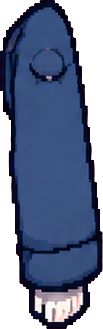
#> input picture assets/art/characters/doll_b/parts/normal/arm.png, 103 x 329 px, found by its file name
$ python make_weapon_fx.py
#> lines starting #> are read from the running program, lines starting #| are printed output that depends on the picture
"""生成 2D 武器表现用到的小素材。

- hand_grip.png：从角色手臂零件里裁出的握枪手（和角色同一套像素风）
- flash_strip.png：3 帧枪口焰（小→中→大），朝 +X 方向
- mag_pistol.png / mag_shell.png：换弹动画里的弹匣与霰弹壳

运行：python tools/make_weapon_fx.py
"""
from PIL import Image, ImageDraw
import os

ARM = "assets/art/characters/doll_b/parts/normal/arm.png"
OUT_DIR = "assets/art/weapons/fx"
HAND_OUT = os.path.join(OUT_DIR, "hand_grip.png")
FLASH_OUT = os.path.join(OUT_DIR, "flash_strip.png")
MAG_PISTOL_OUT = os.path.join(OUT_DIR, "mag_pistol.png")
MAG_SHELL_OUT = os.path.join(OUT_DIR, "mag_shell.png")

FLASH_SIZE = 48
FLASH_FRAMES = 3


def make_hand():
    im = Image.open(ARM).convert("RGBA")
#> im is the input picture: PIL image 103x329 RGBA; mean R, G, B, A 43.8, 50.8, 84.3, 183.5
    w, h = im.size
#> w = 103; h = 329
    px = im.load()
    xs, ys = [], []
    # 手是手臂最下端的肤色块：中高亮度、低饱和
    for y in range(int(h * 0.70), h):
        for x in range(w):
            r, g, b, a = px[x, y]
            if a < 200:
                continue
            lum = (r + g + b) / 3.0
            if lum > 120 and abs(r - g) < 18 and abs(g - b) < 22:
                xs.append(x)
                ys.append(y)
#> after the loop, xs = 463 values, max 82 at index 0, min 35 at index 10, mean 56.38; ys = 463 values from 292 to 321
    if not xs:
        raise SystemExit("没找到手部像素")
    box = (max(0, min(xs) - 3), max(0, min(ys) - 3), min(w, max(xs) + 4), min(h, max(ys) + 4))
#> box = (32, 289, 86, 325)
    hand = im.crop(box)
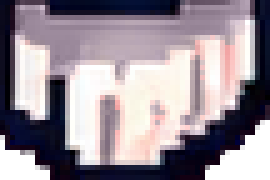
#> hand: PIL image 54x36 RGBA (shown 5 times larger); mean R, G, B, A 136, 124.6, 134.8, 236.2; transparent parts drawn white
    os.makedirs(OUT_DIR, exist_ok=True)
    hand.save(HAND_OUT)
    print("hand:", hand.size, HAND_OUT)
#| hand: (54, 36) assets/art/weapons/fx/hand_grip.png


def make_flash():
    frames = []
    for i in range(FLASH_FRAMES):
        f = Image.new("RGBA", (FLASH_SIZE, FLASH_SIZE), (0, 0, 0, 0))
        d = ImageDraw.Draw(f)
        cx, cy = 7.0, FLASH_SIZE * 0.5
        r = 5 + i * 4
        # 前向锥形火焰 + 中心亮核
        d.polygon([(cx - 2, cy - r * 0.62), (cx + r * 2.3, cy), (cx - 2, cy + r * 0.62)],
                  fill=(255, 168, 56, 235))
        d.polygon([(cx - 1, cy - r * 0.30), (cx + r * 1.55, cy), (cx - 1, cy + r * 0.30)],
                  fill=(255, 238, 186, 255))
        d.ellipse([cx - r * 0.72, cy - r * 0.72, cx + r * 0.72, cy + r * 0.72],
                  fill=(255, 248, 214, 255))
        frames.append(f)
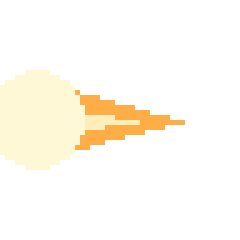
#> f: PIL image 48x48 RGBA (shown 5 times larger); mean R, G, B, A 43.9, 39.3, 30, 43.1; transparent parts drawn white
#> after the loop, frames = 3 items
    strip = Image.new("RGBA", (FLASH_SIZE * FLASH_FRAMES, FLASH_SIZE), (0, 0, 0, 0))
#> strip: PIL image 144x48 RGBA; every value is 0
    for i, f in enumerate(frames):
        strip.paste(f, (i * FLASH_SIZE, 0))
#> this loop made 3 passes
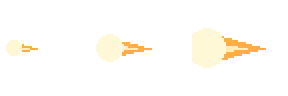
#> strip: PIL image 144x48 RGBA (shown 2 times larger); mean R, G, B, A 24.6, 22.1, 17, 24.2; transparent parts drawn white
    os.makedirs(OUT_DIR, exist_ok=True)
    strip.save(FLASH_OUT)
    print("flash:", strip.size, FLASH_OUT)
#| flash: (144, 48) assets/art/weapons/fx/flash_strip.png


def make_magazines():
    """换弹动画用的小贴图：深灰弹匣与红色霰弹壳，色调对齐枪身贴图。"""
    mag = Image.new("RGBA", (10, 26), (0, 0, 0, 0))
    d = ImageDraw.Draw(mag)
    d.rectangle([1, 3, 8, 22], fill=(40, 42, 46, 255))
    d.rectangle([1, 3, 8, 5], fill=(178, 138, 64, 255))
    d.line([2, 7, 2, 21], fill=(64, 68, 74, 255))
    d.line([7, 7, 7, 21], fill=(24, 25, 28, 255))
    d.rectangle([0, 21, 9, 24], fill=(26, 27, 30, 255))
    os.makedirs(OUT_DIR, exist_ok=True)
    mag.save(MAG_PISTOL_OUT)
    print("magazine:", mag.size, MAG_PISTOL_OUT)

    shell = Image.new("RGBA", (7, 18), (0, 0, 0, 0))
    d = ImageDraw.Draw(shell)
    d.rectangle([1, 0, 5, 13], fill=(150, 44, 38, 255))
    d.line([2, 1, 2, 12], fill=(198, 76, 64, 255))
    d.rectangle([0, 13, 6, 16], fill=(180, 142, 66, 255))
    d.line([0, 16, 6, 16], fill=(120, 92, 44, 255))
    shell.save(MAG_SHELL_OUT)
    print("shell:", shell.size, MAG_SHELL_OUT)


if __name__ == "__main__":
    make_hand()
    make_flash()
    make_magazines()

$ run again, with assets/art/characters/doll_b/parts/normal/case.png copied over assets/art/characters/doll_b/parts/normal/arm.png
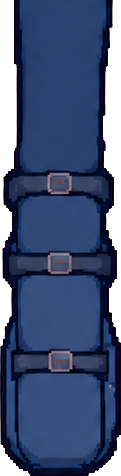
#> input picture assets/art/characters/doll_b/parts/normal/case.png, 121 x 476 px, found by its file name
#> in make_hand, im is the input picture: PIL image 121x476 RGBA; mean R, G, B, A 36.5, 49.2, 86.3, 216.8
#> after the loop in make_hand, `for y in range(int(h * 0.70), h):`: xs = [63, 109, 110]; ys = [353, 386, 386]
#> box = (60, 350, 114, 390)
#> in make_hand, `hand = im.crop(box)`:
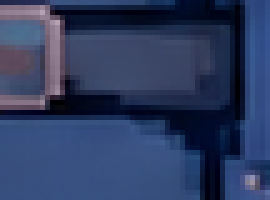
#> hand: PIL image 54x40 RGBA (shown 5 times larger); mean R, G, B, A 46, 60.3, 96.7, 255
#| hand: (54, 40) assets/art/weapons/fx/hand_grip.png
#> after the loop in make_flash, `for i in range(FLASH_FRAMES):`: frames = 3 items
#> the loop in make_flash, `for i, f in enumerate(frames):` made 3 passes
#| flash: (144, 48) assets/art/weapons/fx/flash_strip.png
